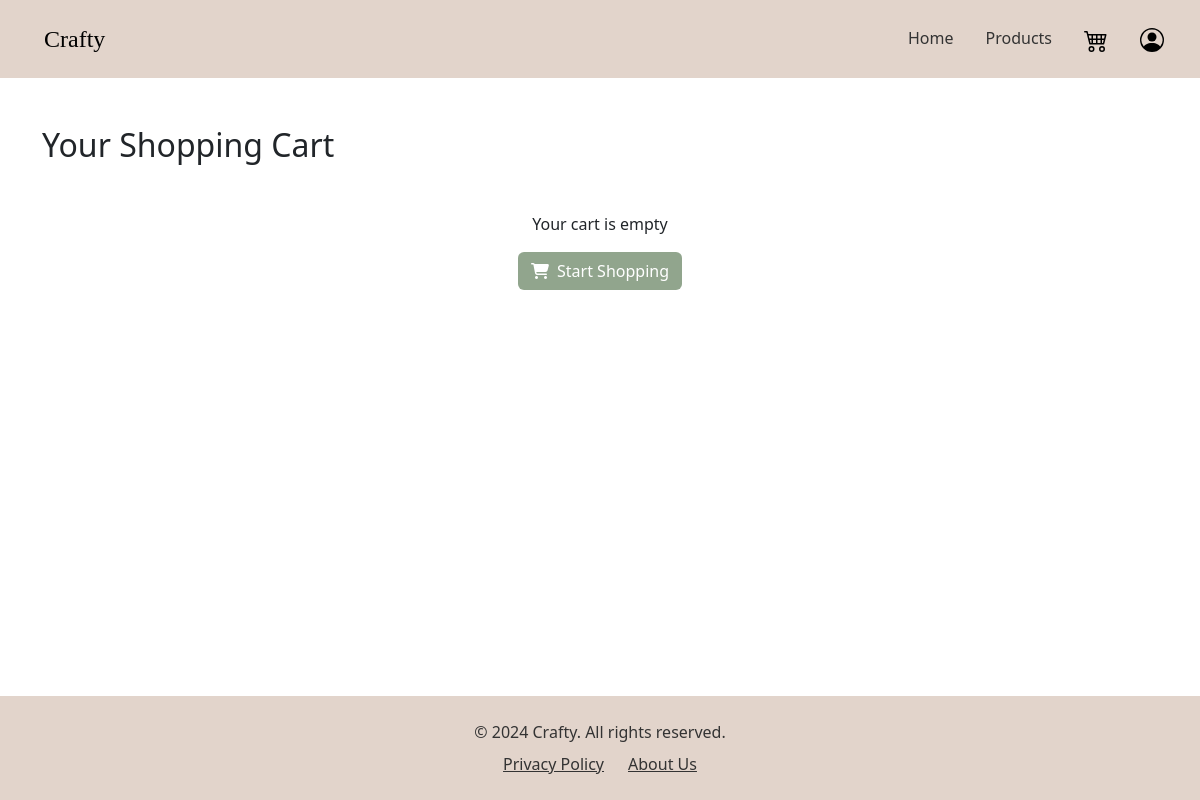
The page /shopping_cart/ (signed in) on the database as committed earlier.
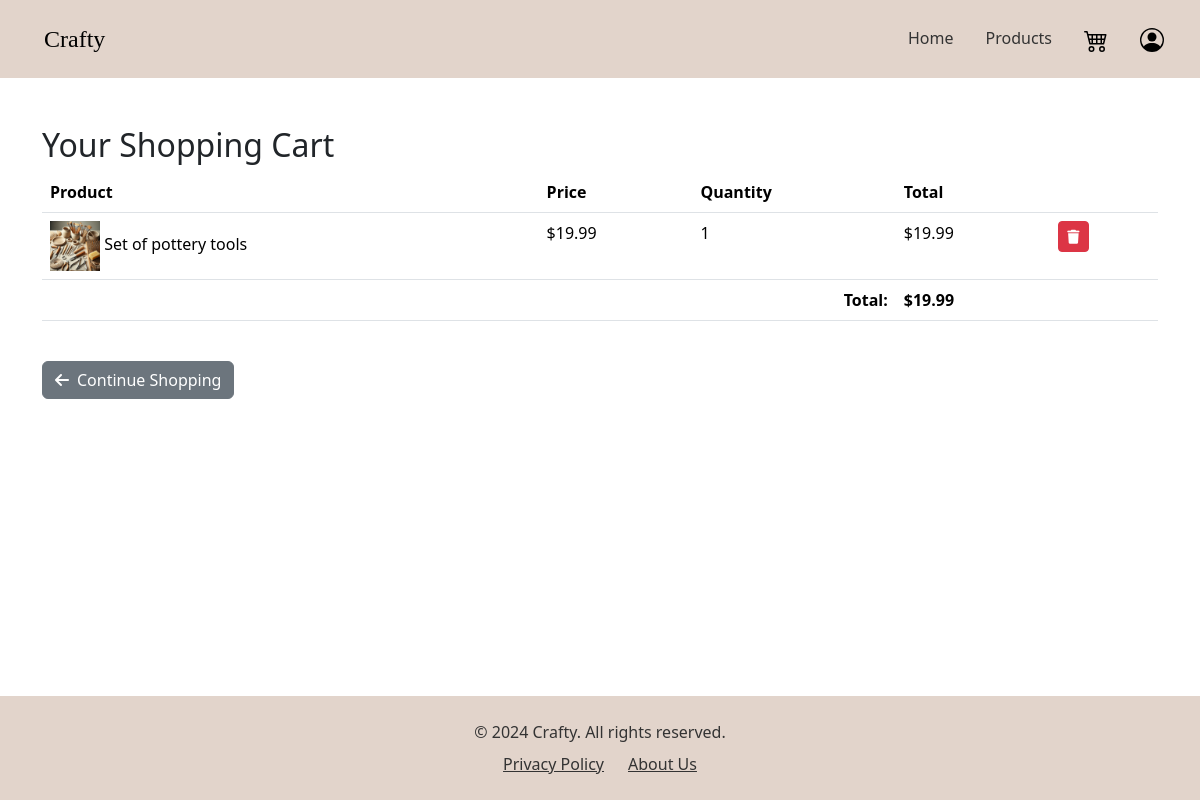
The same page on the database as committed later.
### shopping_cart/models.py (models this page shows, shortened)
class CartItem(models.Model):
    user = models.ForeignKey(User, on_delete=models.CASCADE)
    product = models.ForeignKey(Item, on_delete=models.CASCADE)
    quantity = models.PositiveIntegerField(default=1)
    date_added = models.DateTimeField(auto_now_add=True)
    def get_total(self):
        return self.product.price * self.quantity

### products/models.py (models this page shows, shortened)
class Item(models.Model):
    name = models.CharField(max_length=255)
    description = models.TextField(blank=True, null=True)
    price = models.DecimalField(max_digits=10, decimal_places=2)
    category = models.ForeignKey(Category, on_delete=models.CASCADE)
    subcategory = models.ForeignKey(SubCategory, on_delete=models.CASCADE, related_name='items', null=True, blank=True)
    image = models.ImageField(upload_to='item_images/', blank=True, null=True)

### shopping_cart/views.py (the view)
# urls.py: path('shopping_cart/', include('shopping_cart.urls')),
@login_required
def shopping_cart(request):
    cart_items = CartItem.objects.filter(user=request.user)
    total = sum(item.get_total() for item in cart_items)
    context = {
        'cart_items': cart_items,
        'total': total,
    }
    return render(request, 'shopping_cart/index.html', context)

### shopping_cart/templates/shopping_cart/index.html (shortened to what this page needs)
{% load static%}
<!DOCTYPE html>
<html lang="en">
    <head>
        <link href="https://cdn.jsdelivr.net/npm/bootstrap@5.3.1/dist/css/bootstrap.min.css" rel="stylesheet">
        <link rel="stylesheet" href="{% static 'home/styles.css' %}" >
        <link href="https://cdnjs.cloudflare.com/ajax/libs/font-awesome/6.5.0/css/all.min.css" rel="stylesheet">
    </head>
    <body class="d-flex flex-column min-vh-100">
        {% block content %}
        {% include 'home/navbar.html' %}
        <div class="container my-5">
            <h2>Your Shopping Cart</h2>
            {% if cart_items %}
                <div class="table-responsive">
                    <table class="table">
                        <thead>
                            <tr>
                                <th>Product</th>
                                <th>Price</th>
                                <th>Quantity</th>
                                <th>Total</th>
                                <th></th>
                            </tr>
                        </thead>
                        <tbody>
                            {% for item in cart_items %}
                            <tr>
                                <td>
                                    {% if item.product.image %}
                                        <img src="{{ item.product.image.url }}" alt="{{ item.product.name }}" style="width: 50px; height: 50px; object-fit: cover;">
                                    {% endif %}
                                    {{ item.product.name }}
                                </td>
                                <td>${{ item.product.price }}</td>
                                <td>{{ item.quantity }}</td>
                                <td>${{ item.get_total }}</td>
                                <td>
                                    <form action="{% url 'remove_from_cart' item.id %}" method="POST" style="display: inline;">
                                        <button type="submit" class="delete_button btn btn-sm btn-danger">
                                            <i class="fas fa-trash"></i>
                                        </button>
                                    </form>
                                </td>
                            </tr>
                            {% endfor %}
                        </tbody>
                        <tfoot>
                            <tr>
                                <td colspan="3" class="text-end"><strong>Total:</strong></td>
                                <td><strong>${{ total }}</strong></td>
                                <td></td>
                            </tr>
                        </tfoot>
                    </table>
                </div>
                <div class="d-flex justify-content-between mt-4">
                    <a href="{% url 'products' %}" class="cart_button btn btn-secondary">
                        <i class="fas fa-arrow-left me-2"></i>Continue Shopping
                    </a>
                </div>
            {% else %}
                <div class="text-center my-5">
                    <p>Your cart is empty</p>
                    <a href="{% url 'products' %}" class="btn ">
                        <i class="fas fa-shopping-cart me-2"></i>Start Shopping
                    </a>
                </div>
            {% endif %}
        </div>
        {% endblock %}
        <footer class=" py-4 mt-auto">
            <div class="container text-center">
                <p class="mb-0">
                    &copy; 2024 Crafty. All rights reserved.
                </p>
                <ul class="list-inline mt-2">
                    <li class="list-inline-item"><a href="#">Privacy Policy</a></li>
                    <li class="list-inline-item"><a href="{% url 'about' %}">About Us</a></li>
                </ul>
            </div>
        </footer>
    </body>
</html>

Rows that differ between the two databases and show on the page:
added CartItem: product.image (picture), product.name "Set of pottery tools", product.price "19.99", quantity "1", get_total "19.99"
Other text that changed with them:
{{ total }}: (not shown) → "19.99"
text no longer shown: "Your cart is empty Start Shopping"
text now shown: "Product Price Quantity Total Total: $ Continue Shopping"
